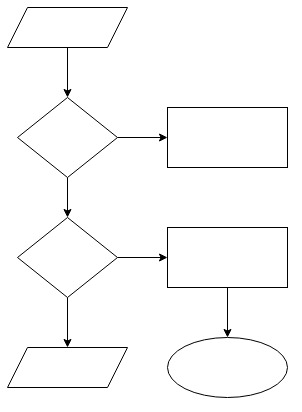
#> input picture tests/test1.jpg, 302 x 412 px
$ python diagram.py tests/test1.jpg
#> lines starting #> are read from the running program, lines starting #| are printed output that depends on the picture; after the words box and inside, x2 and y2 are one past the last pixel; in counts of white or black regions, pixels touching at a corner belong together
import numpy as np
import cv2

import sys
import os.path


def pointsClose(pt1, pt2, threshold):
    if abs(pt1[0] - pt2[0]) < threshold and abs(pt1[1] - pt2[1]) < threshold:
        return True
    return False

def pointInRect(pt, rect):
    rpt1 = (rect[0], rect[1])
    rpt2 = (rect[0]+rect[2], rect[1]+rect[3])

    if (pt[0]<=rpt2[0]) and (pt[1]<=rpt2[1]) and (pt[0]>=rpt1[0]) and (pt[1]>=rpt1[1]):
        return True
    return False

def pointCloseToRect(pt, rect, threshold):
    mrect = (rect[0]-threshold, rect[1]-threshold, rect[2]+threshold*2, rect[3]+threshold*2)
    return pointInRect(pt, mrect)

# [64 lines left out: functions isIntersection, getIntersectionLines, getIntersectionEndpoints, not called in this run]

def getPointOrientation(pt, rect):
    center = (rect[0]+round(rect[2]/2), rect[1]+round(rect[3]/2))

    if (pt[0] <= center[0]-15):
        return 'L'
    elif (pt[0] >= center[0]+15):
        return 'R'
    elif (pt[1] <= center[1]-15):
        return 'T'
    else:
        return 'B'


def getOrientationValues(orientation):
    if orientation == 'L':
        return (0, 0.5)
    elif orientation == 'R':
        return (1, 0.5)
    elif orientation == 'T':
        return (0.5, 0)
    elif orientation == 'B':
        return (0.5, 1)


# read input image, preprocessing
if not len(sys.argv) == 2:
    print("The program needs exactly 1 argument!")
    exit()

if not os.path.isfile(str(sys.argv[1])):
    print("The file does not exist!")
    exit()

img = cv2.imread(str(sys.argv[1]))
#> img is the input picture: shape (412, 302, 3); min 0, max 255, mean 250.1
gray = cv2.cvtColor(img, cv2.COLOR_BGR2GRAY)
thresh = cv2.threshold(gray, 150, 255, cv2.THRESH_BINARY)[1]
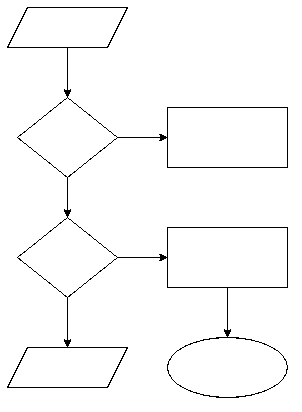
#> thresh: shape (412, 302); 98% white; black in thin lines or dots, all inside (x1, y1, x2, y2) = (7, 7, 288, 398)

cv2.imshow("Original image", img)

kernel = np.ones((5,5), np.uint8)
crosskernel = np.array([
                [0, 1, 0],
                [1, 1, 1],
                [0, 1, 0]], dtype = np.uint8)

thresh = cv2.morphologyEx(thresh, cv2.MORPH_OPEN, kernel)
eroded = cv2.erode(thresh, kernel)
#> eroded: shape (412, 302); 89.2% white; 1 black region, box (x1, y1, x2, y2) and area: (5, 5, 290, 400) 13381

# finding areas
num_labels, labels_im = cv2.connectedComponents(eroded)
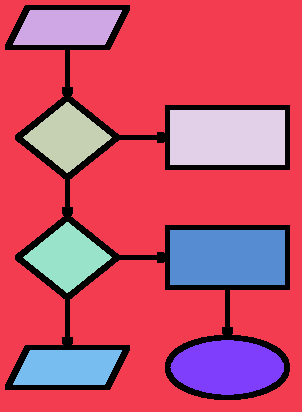
#> labels_im: shape (412, 302) int32; 9 distinct labels, from 0 to 8; one colour per label, 0 black
#> num_labels = 9

areas = []

for label in range(1,num_labels):
    # create mask from area
    mask = np.zeros((img.shape[0],img.shape[1]), dtype=np.uint8)
    mask[labels_im == label] = 255

    contours, hierarchy = cv2.findContours(mask, cv2.RETR_EXTERNAL, cv2.CHAIN_APPROX_SIMPLE)

    cnt = contours[0]

    # figuring out shapes
    peri = cv2.arcLength(cnt, True)
    approx = cv2.approxPolyDP(cnt, 0.02 * peri, True)

    x, y, w, h = cv2.boundingRect(approx)

    if len(approx) == 3:
        # triangle
        areas.append([[x,y,w,h],'T',cnt])
    elif len(approx) == 4:
        # quadrangle
        if 1 - (cv2.contourArea(cnt) / (w*h)) <= 0.05:
            # rectangle
            areas.append([[x,y,w,h],'R',cnt])
        elif abs(1 - (2 * cv2.contourArea(cnt) / (w*h))) <= 0.05:
            # diamond
            areas.append([[x,y,w,h],'D',cnt])
        else:
            # parallelogram
            areas.append([[x,y,w,h],'P',cnt])
    elif len(approx) > 4:
        # elipse
        areas.append([[x,y,w,h],'E',cnt])

    # if two areas overlap, delete the bigger (filter out ares where components and lines enclosed an area)
    for i in range(len(areas) - 1):
        if (x <= areas[i][0][0]+areas[i][0][2]) and (y <= areas[i][0][1]+areas[i][0][3]) and (x+w >= areas[i][0][0]) and (y+h >= areas[i][0][1]):
            if (w*h < areas[i][0][2]*areas[i][0][3]):
                del(areas[i])
            else:
                del(areas[-1])
            break
#> mask: shape (412, 302); 2.6% white; 1 white region, box (x1, y1, x2, y2) and area: (13, 350, 122, 385) 3237


isArrowdetectionSuccessful = False

try:
    # making full a mask for every shape and arrow
    full = thresh.copy()

    for area in areas:
        cv2.drawContours(full, [area[2]], -1, 0, -1)
#> full: shape (412, 302); 73.5% white; 8 black regions, largest, box (x1, y1, x2, y2) and area: (170, 110, 285, 165) 6325, (170, 230, 285, 285) 6325, (170, 340, 284, 395) 4785

    full = 255 - full

    full = cv2.morphologyEx(full, cv2.MORPH_CLOSE, kernel)
#> full: shape (412, 302); 30.2% white; 1 white region

    # making fullcontours a mask for only the shapes (covering the outer borders)
    fullcontours = full

    # erode until there's as many contours as shapes
    contours, hierarchy = cv2.findContours(fullcontours, cv2.RETR_EXTERNAL, cv2.CHAIN_APPROX_SIMPLE)
#> contours = 1 contour; box (x1, y1, x2, y2) and area: (7, 7, 288, 398) 36333

    erodeCount = 0
    while not (len(contours) == len(areas)):
        fullcontours = cv2.erode(fullcontours,crosskernel)
        fullcontours = cv2.morphologyEx(fullcontours, cv2.MORPH_OPEN, kernel)
        erodeCount += 1
        contours, hierarchy = cv2.findContours(fullcontours, cv2.RETR_EXTERNAL, cv2.CHAIN_APPROX_SIMPLE)
#> this loop made 1 pass
#> erodeCount on pass 1: 1
#> after the loop, erodeCount = 1

    fullcontours = cv2.morphologyEx(fullcontours, cv2.MORPH_OPEN, kernel)

    contours, hierarchy = cv2.findContours(fullcontours, cv2.RETR_EXTERNAL, cv2.CHAIN_APPROX_SIMPLE)

    # draw every contour to cover the shapes
    for cnt in contours:
        cv2.drawContours(fullcontours, [cnt], -1, 255, -1)
        cv2.drawContours(fullcontours, [cnt], -1, 255, (erodeCount*2))
#> this loop made 7 passes
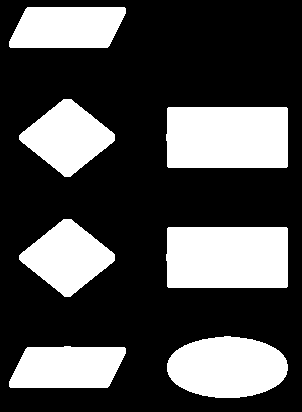
#> fullcontours: shape (412, 302); 30.1% white; 7 white regions, largest, box (x1, y1, x2, y2) and area: (166, 107, 288, 168) 7384, (166, 227, 288, 288) 7384, (167, 336, 288, 398) 5887

    # making arrows a mask containing only the arrows
    arrows = cv2.subtract(full, fullcontours)
#> arrows: shape (412, 302); 0.45% white; 20 white regions (14 under 20 px), largest, box (x1, y1, x2, y2) and area: (115, 134, 166, 141) 91, (115, 254, 166, 261) 91, (64, 48, 71, 99) 87, (64, 297, 71, 346) 83, (224, 288, 231, 336) 82, (64, 177, 71, 219) 78

    # skeletonization
    size = np.size(arrows)
#> size = 124424
    skel = np.zeros(arrows.shape, np.uint8)

    element = cv2.getStructuringElement(cv2.MORPH_CROSS, (3,3))
#> element = [[0, 1, 0], [1, 1, 1], [0, 1, 0]]

    while True:
        opened = cv2.morphologyEx(arrows, cv2.MORPH_OPEN, element)
        temp = cv2.subtract(arrows, opened)
        eroded = cv2.erode(arrows, element)

        skel = cv2.bitwise_or(skel,temp)
        arrows = eroded.copy()

        if cv2.countNonZero(arrows)==0:
            break
#> arrows: shape (412, 302); every value is 0
#> skel: shape (412, 302); 0.28% white in thin lines or dots, all inside (x1, y1, x2, y2) = (7, 7, 288, 388)

    arrows = cv2.subtract(full, fullcontours)

    # horizontal lines
    horizontal = np.copy(skel)

    cols = horizontal.shape[1]
    horizontal_size = 15

    horizontalStructure = cv2.getStructuringElement(cv2.MORPH_RECT, (horizontal_size, 1))

    horizontal = cv2.erode(horizontal, horizontalStructure)
#> horizontal: shape (412, 302); 0.04% white in thin lines or dots, all inside (x1, y1, x2, y2) = (125, 137, 151, 258)
    horizontal = cv2.dilate(horizontal, horizontalStructure)
#> horizontal: shape (412, 302); 0.06% white in thin lines or dots, all inside (x1, y1, x2, y2) = (118, 137, 158, 258)

    # vertical lines
    vertical = np.copy(skel)

    rows = vertical.shape[0]
    verticalsize = 15

    verticalStructure = cv2.getStructuringElement(cv2.MORPH_RECT, (1, verticalsize))
#> verticalStructure = [1, 1, 1, 1, 1, 1, 1, 1, 1, 1, 1, 1, 1, 1, 1]

    vertical = cv2.erode(vertical, verticalStructure)
#> vertical: shape (412, 302); 0.08% white in thin lines or dots, all inside (x1, y1, x2, y2) = (67, 55, 228, 331)
    vertical = cv2.dilate(vertical, verticalStructure)
#> vertical: shape (412, 302); 0.12% white in thin lines or dots, all inside (x1, y1, x2, y2) = (67, 48, 228, 338)

    # making kernels for line filtering
    horizontalKernel = np.zeros((5,5), dtype = np.uint8)
    verticalKernel = horizontalKernel.copy()

    horizontalKernel[2] = [1,1,1,1,1]

    for line in verticalKernel:
        line[2] = 1

    # get rid of intersection pixels
    horizontalTemp = cv2.dilate(horizontal, horizontalKernel)
#> horizontalTemp: shape (412, 302); 0.07% white in thin lines or dots, all inside (x1, y1, x2, y2) = (116, 137, 160, 258)
    verticalTemp = cv2.dilate(vertical, verticalKernel)
#> verticalTemp: shape (412, 302); 0.14% white in thin lines or dots, all inside (x1, y1, x2, y2) = (67, 46, 228, 340)

    vertical = cv2.subtract(vertical, horizontalTemp)
    horizontal = cv2.subtract(horizontal, verticalTemp)

    # finding the coordinates of the lines
    lines = []

    # horizontal
    contours, hierarchy = cv2.findContours(horizontal, cv2.RETR_EXTERNAL, cv2.CHAIN_APPROX_SIMPLE)
#> contours = 2 contours, all with area under 20

    for cnt in contours:
        peri = cv2.arcLength(cnt, True)
        approx = cv2.approxPolyDP(cnt, 0.02 * peri, True)

        x, y, w, h = cv2.boundingRect(approx)

        lines.append([(x-1,y),(x+w+1,y)])
#> this loop made 2 passes
#> (peri, approx, x, y, w, h) on passes 1 to 2: (78, [[118, 257], [157, 257]], 118, 257, 40, 1), (78, [[118, 137], [157, 137]], 118, 137, 40, 1)
#> after the loop, lines = [[(117, 257), (159, 257)], [(117, 137), (159, 137)]]

    # vertical
    contours, hierarchy = cv2.findContours(vertical, cv2.RETR_EXTERNAL, cv2.CHAIN_APPROX_SIMPLE)
#> contours = 4 contours, all with area under 20

    for cnt in contours:
        peri = cv2.arcLength(cnt, True)
        approx = cv2.approxPolyDP(cnt, 0.02 * peri, True)

        x, y, w, h = cv2.boundingRect(approx)

        lines.append([(x,y-1),(x,y+h+1)])
#> this loop made 4 passes
#> (peri, approx, x, y, h) on passes 1 to 4: (80, [[67, 297], [67, 337]], 67, 297, 41), (78, [[227, 288], [227, 327]], 227, 288, 40), (60, [[67, 177], [67, 207]], 67, 177, 31), (78, [[67, 48], [67, 87]], 67, 48, 40)
#> after the loop, lines = [[(117, 257), (159, 257)], [(117, 137), (159, 137)], [(67, 296), (67, 339)], [(227, 287), (227, 329)], [(67, 176), (67, 209)], [(67, 47), (67, 89)]]

    # finding endpoints and intersections
    closeThresh = 30
    endpoints = []
    intersections = []

    lc = 0
    for line in lines:
        ac = 0
        for area in areas:
            if pointCloseToRect(line[0], area[0], closeThresh):
                endpoints.append([line[0], lc, ac, getPointOrientation(line[0],area[0])])

            if pointCloseToRect(line[1], area[0], closeThresh):
                endpoints.append([line[1], lc, ac, getPointOrientation(line[1],area[0])])

            ac += 1

        IcontainsS = False
        IcontainsE = False
        for i in intersections:
            if (not IcontainsS) and pointsClose(line[0], i[0], closeThresh):
                IcontainsS = True
            if (not IcontainsE) and pointsClose(line[1], i[0], closeThresh):
                IcontainsE = True

        intersectCountS = 1
        intersectCountE = 1
        for line2 in lines:
            if line != line2:
                if (not IcontainsS):
                    if (pointsClose(line[0],line2[0],closeThresh)):
                        intersectCountS += 1
                    elif (pointsClose(line[0],line2[1],closeThresh)):
                        intersectCountS += 1
                if (not IcontainsE):
                    if (pointsClose(line[1],line2[0],closeThresh)):
                        intersectCountE += 1
                    elif (pointsClose(line[1],line2[1],closeThresh)):
                        intersectCountE += 1

        if intersectCountS > 2:
            intersections.append([line[0], intersectCountS])
        if intersectCountE > 2:
            intersections.append([line[1], intersectCountE])

        lc += 1
#> this loop made 6 passes
#> line on passes 1 to 6: [(117, 257), (159, 257)], [(117, 137), (159, 137)], [(67, 296), (67, 339)], [(227, 287), (227, 329)], [(67, 176), (67, 209)], [(67, 47), (67, 89)]
#> after the loop, endpoints = 12 items; intersections = []; lc = 6

    # getting every endpoint connected to the intersections
    ISep = [] # intersetion endpoints
    inspectedIS = []
    for i in range(len(intersections)):
        x = 0
        while x < len(inspectedIS) and not inspectedIS[x] == i:
            x += 1
        if x == len(inspectedIS):
            ep, inspectedIS = getIntersectionEndpoints(i, intersections, lines, endpoints, closeThresh, inspectedIS)
            ISep.append(ep)
#> this loop made 0 passes
#> after the loop, ISep = []; inspectedIS = []

    # finding every final lines (from shape to shape) except ones that pass intersection
    fullLines = []
    for i in range(len(endpoints)):
        y = 0
        x = 0
        while y < len(ISep) and not ISep[y][x] == endpoints[i][0]:
            x = 0
            while x < len(ISep[y]) and not ISep[y][x] == endpoints[i][0]:
                x += 1
            if x == len(ISep[y]):
                y += 1
                x = 0

        if y == len(ISep):
            e = endpoints[i]

            if lines[e[1]][0] == e[0]:
                otherSide = lines[e[1]][1]
            else:
                otherSide = lines[e[1]][0]

            otherSideLineIdx = e[1]

            j = 0
            while j < len(lines):
                if not j == otherSideLineIdx:
                    if pointsClose(lines[j][0], otherSide, closeThresh):
                        otherSide = lines[j][1]
                        otherSideLineIdx = j
                        j = -1
                    elif pointsClose(lines[j][1], otherSide, closeThresh):
                        otherSide = lines[j][0]
                        otherSideLineIdx = j
                        j = -1

                j += 1

            x = 0
            while x < len(fullLines) and (not fullLines[x][0] == otherSide or not fullLines[x][1] == e[0]):
                x += 1

            if x == len(fullLines):
                y = 0
                while y < len(endpoints) and not endpoints[y][0] == otherSide:
                    y += 1
                fullLines.append([e[0], otherSide, 0, e[2], endpoints[y][2], e[3], endpoints[y][3]])
#> this loop made 12 passes
#> e on passes 1 to 8: [(117, 257), 0, 3, 'R'], [(159, 257), 0, 4, 'L'], [(117, 137), 1, 1, 'R'], [(159, 137), 1, 2, 'L'], [(67, 296), 2, 3, 'B'], [(67, 339), 2, 6, 'T'], [(227, 287), 3, 4, 'B'], [(227, 329), 3, 5, 'T']
#> after the loop, fullLines = 6 items; j = 6; otherSideLineIdx = 5

    # finding every arrowhead
    arrowheads = cv2.subtract(255-thresh, fullcontours)

    for l in lines:
        cv2.line(arrowheads,l[0],l[1],0,erodeCount*2)
#> this loop made 6 passes
#> l on passes 1 to 6: [(117, 257), (159, 257)], [(117, 137), (159, 137)], [(67, 296), (67, 339)], [(227, 287), (227, 329)], [(67, 176), (67, 209)], [(67, 47), (67, 89)]
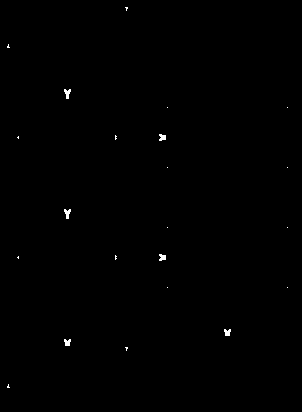
#> arrowheads: shape (412, 302); 0.23% white; 22 white regions (16 under 20 px), largest, box (x1, y1, x2, y2) and area: (64, 89, 71, 99) 42, (64, 209, 71, 219) 42, (159, 134, 166, 141) 37, (159, 254, 166, 261) 37, (224, 329, 231, 336) 37, (64, 339, 71, 346) 37

    # figuring out the direction of the arrow
    inspectArea = 12

    arrowheads = cv2.threshold(arrowheads, 240, 255, cv2.THRESH_BINARY)[1]

    # simple lines
    for l in fullLines:
        mainArea = arrowheads[l[0][1]-inspectArea:l[0][1]+inspectArea, l[0][0]-inspectArea:l[0][0]+inspectArea]
        otherArea = arrowheads[l[1][1]-inspectArea:l[1][1]+inspectArea, l[1][0]-inspectArea:l[1][0]+inspectArea]

        if (cv2.countNonZero(otherArea) > cv2.countNonZero(mainArea)):
            l[2] = 1
#> this loop made 6 passes

    # intersection lines
    for i in range(len(ISep)):
        ISArrowPixelCount = []
        ISArrowStarts = []
        ISArrowEnds = []

        avg = 0
        for j in range(len(ISep[i])):
            pt = ISep[i][j]

            mainArea = arrowheads[pt[1]-inspectArea:pt[1]+inspectArea, pt[0]-inspectArea:pt[0]+inspectArea]

            ISArrowPixelCount.append([j, cv2.countNonZero(mainArea)])

            avg += ISArrowPixelCount[-1][1]

        avg = avg / len(ISArrowPixelCount)

        for isa in ISArrowPixelCount:
            if isa[1] < avg:
                ISArrowStarts.append(isa[0])
            else:
                ISArrowEnds.append(isa[0])

        for x in range(len(ISArrowStarts)):
            for y in range(len(ISArrowEnds)):
                s = ISArrowStarts[x]
                e = ISArrowEnds[y]

                es = 0
                while es < len(endpoints) and not endpoints[es][0] == ISep[i][s]:
                    es += 1
                ee = 0
                while ee < len(endpoints) and not endpoints[ee][0] == ISep[i][e]:
                    ee += 1

                fullLines.append([ISep[i][s], ISep[i][e], 1, endpoints[es][2], endpoints[ee][2], endpoints[es][3], endpoints[ee][3]])

    isArrowdetectionSuccessful = True
except:
    isArrowdetectionSuccessful = False
    print("Arrow detection failed")

# drawing elements to the output window
for area in areas:
    cv2.rectangle(img,(area[0][0],area[0][1]),(area[0][0]+area[0][2], area[0][1]+area[0][3]),(0,255,0),2)

if isArrowdetectionSuccessful:
    for l in fullLines:
        if l[2] == 0:
            cv2.arrowedLine(img, (l[1]), (l[0]), (255,0,255),3)
        else:
            cv2.arrowedLine(img, (l[0]), (l[1]), (255,0,255),3)
#> this loop made 6 passes
#> l on passes 1 to 6: [(117, 257), (159, 257), 1, 3, 4, 'R', 'L'], [(117, 137), (159, 137), 1, 1, 2, 'R', 'L'], [(67, 296), (67, 339), 1, 3, 6, 'B', 'T'], [(227, 287), (227, 329), 1, 4, 5, 'B', 'T'], [(67, 176), (67, 209), 1, 1, 3, 'B', 'T'], [(67, 47), (67, 89), 1, 0, 1, 'B', 'T']
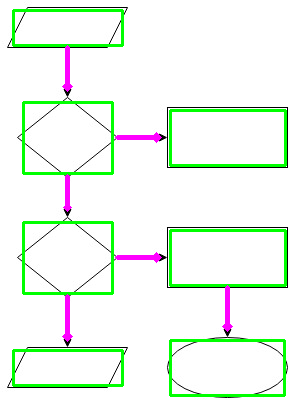
#> img: shape (412, 302, 3); mean B, G, R 237.4, 248.2, 237.4

    for e in endpoints:
        cv2.rectangle(img,(e[0][0]-2,e[0][1]-2),(e[0][0]+4, e[0][1]+4),(0,255,0),2)
#> this loop made 12 passes
#> e on passes 1 to 8: [(117, 257), 0, 3, 'R'], [(159, 257), 0, 4, 'L'], [(117, 137), 1, 1, 'R'], [(159, 137), 1, 2, 'L'], [(67, 296), 2, 3, 'B'], [(67, 339), 2, 6, 'T'], [(227, 287), 3, 4, 'B'], [(227, 329), 3, 5, 'T']
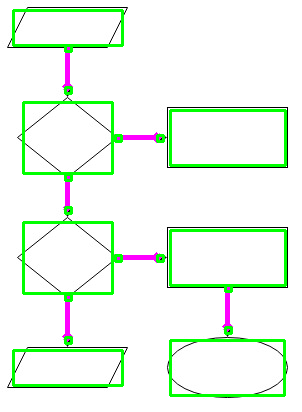
#> img: shape (412, 302, 3); 0.6% of pixels changed, all inside (x1, y1, x2, y2) = (64, 45, 233, 345)

    for e in intersections:
        cv2.rectangle(img,(e[0][0]-5,e[0][1]-5),(e[0][0]+10, e[0][1]+10),(255,0,0),3)

    for l in lines:
        cv2.line(img, (l[0]), (l[1]), (0,0,255),1)
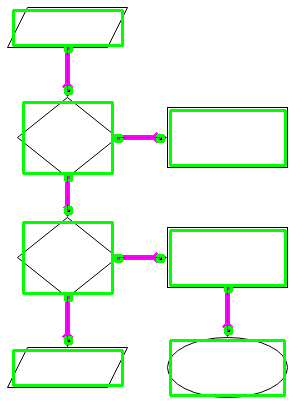
#> img: shape (412, 302, 3); 0.2% of pixels changed, all inside (x1, y1, x2, y2) = (67, 47, 228, 340)


# creating xml file (output.xml) for draw.io
file = open('output.xml','w')

file.write('<mxGraphModel dx="200" dy="200" grid="1" gridSize="10" guides="1" tooltips="1" connect="1" arrows="1" fold="1" page="1" pageScale="1" pageWidth="400" pageHeight="400" math="0" shadow="0">\n<root>\n')

file.write('<mxCell id="0" />\n<mxCell id="1" parent="0" />\n')

id = 2

# shapes
for area in areas:
    if area[1] == 'T':
        # triangle
        file.write('<mxCell id="'+str(id)+'" value="" style="triangle;whiteSpace=wrap;html=1;" vertex="1" parent="1">\n<mxGeometry x="'+str(area[0][0])+'" y="'+str(area[0][1])+'" width="'+str(area[0][2])+'" height="'+str(area[0][3])+'" as="geometry" />\n</mxCell>\n')
    elif area[1] == 'R':
        # rectangle
        file.write('<mxCell id="'+str(id)+'" value="" style="rounded=0;whiteSpace=wrap;html=1;" vertex="1" parent="1">\n<mxGeometry x="'+str(area[0][0])+'" y="'+str(area[0][1])+'" width="'+str(area[0][2])+'" height="'+str(area[0][3])+'" as="geometry" />\n</mxCell>\n')
    elif area[1] == 'D':
        # diamond
        file.write('<mxCell id="'+str(id)+'" value="" style="rhombus;whiteSpace=wrap;html=1;" vertex="1" parent="1">\n<mxGeometry x="'+str(area[0][0])+'" y="'+str(area[0][1])+'" width="'+str(area[0][2])+'" height="'+str(area[0][3])+'" as="geometry" />\n</mxCell>\n')
    elif area[1] == 'P':
        # parallelogram
        file.write('<mxCell id="'+str(id)+'" value="" style="shape=parallelogram;perimeter=parallelogramPerimeter;whiteSpace=wrap;html=1;fixedSize=1;" vertex="1" parent="1">\n<mxGeometry x="'+str(area[0][0])+'" y="'+str(area[0][1])+'" width="'+str(area[0][2])+'" height="'+str(area[0][3])+'" as="geometry" />\n</mxCell>\n')
    else:
        # elipse
        file.write('<mxCell id="'+str(id)+'" value="" style="ellipse;whiteSpace=wrap;html=1;" vertex="1" parent="1">\n<mxGeometry x="'+str(area[0][0])+'" y="'+str(area[0][1])+'" width="'+str(area[0][2])+'" height="'+str(area[0][3])+'" as="geometry" />\n</mxCell>\n')

    id += 1

# lines
if isArrowdetectionSuccessful:
    for l in fullLines:
        if l[2] == 0:
            exitX, exitY = getOrientationValues(l[6])
            entryX, entryY = getOrientationValues(l[5])
            file.write('<mxCell id="'+str(id)+'" style="edgeStyle=orthogonalEdgeStyle;rounded=0;orthogonalLoop=1;jettySize=auto;html=1;exitX='+str(exitX)+';exitY='+str(exitY)+';exitDx=0;exitDy=0;entryX='+str(entryX)+';entryY='+str(entryY)+';entryDx=0;entryDy=0;" edge="1" parent="1" source="'+str(l[4]+2)+'" target="'+str(l[3]+2)+'">\n<mxGeometry relative="1" as="geometry" />\n</mxCell>\n')
        else:
            exitX, exitY = getOrientationValues(l[5])
            entryX, entryY = getOrientationValues(l[6])
            file.write('<mxCell id="'+str(id)+'" style="edgeStyle=orthogonalEdgeStyle;rounded=0;orthogonalLoop=1;jettySize=auto;html=1;exitX='+str(exitX)+';exitY='+str(exitY)+';exitDx=0;exitDy=0;entryX='+str(entryX)+';entryY='+str(entryY)+';entryDx=0;entryDy=0;" edge="1" parent="1" source="'+str(l[3]+2)+'" target="'+str(l[4]+2)+'">\n<mxGeometry relative="1" as="geometry" />\n</mxCell>\n')

        id += 1
#> this loop made 6 passes
#> (l, exitX, exitY, entryX, entryY) on passes 1 to 6: ([(117, 257), (159, 257), 1, 3, 4, 'R', 'L'], 1, 0.5, 0, 0.5), ([(117, 137), (159, 137), 1, 1, 2, 'R', 'L'], 1, 0.5, 0, 0.5), ([(67, 296), (67, 339), 1, 3, 6, 'B', 'T'], 0.5, 1, 0.5, 0), ([(227, 287), (227, 329), 1, 4, 5, 'B', 'T'], 0.5, 1, 0.5, 0), ([(67, 176), (67, 209), 1, 1, 3, 'B', 'T'], 0.5, 1, 0.5, 0), ([(67, 47), (67, 89), 1, 0, 1, 'B', 'T'], 0.5, 1, 0.5, 0)
#> after the loop, id = 15

file.write('</root>\n</mxGraphModel>\n')

file.close()

cv2.imshow("Processed image", img)

print("DONE")

cv2.waitKey()
cv2.destroyAllWindows()
